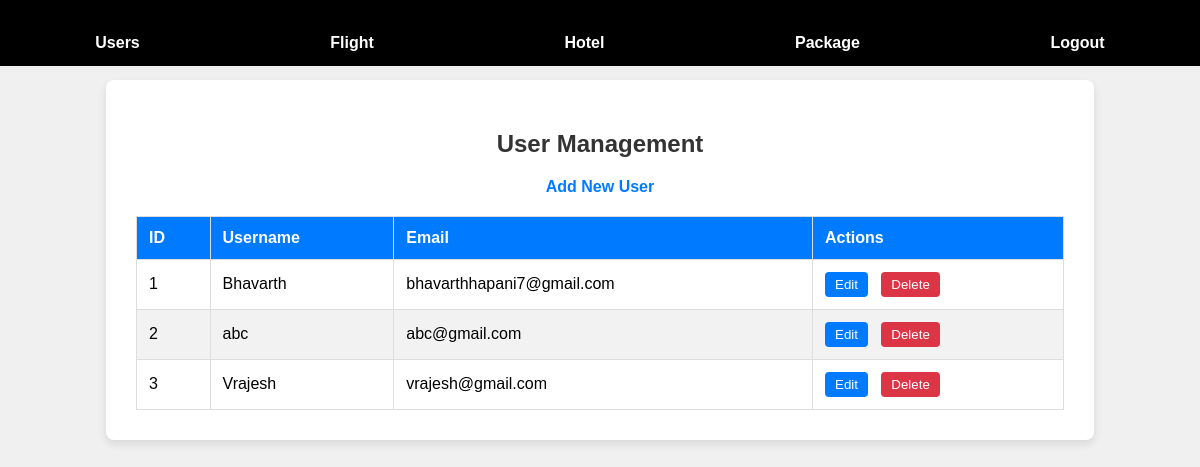
The page /admin_user (signed in) on the database its author committed.
### app/model.py (models this page shows, shortened)
class User_register(db.Model):
    id = db.Column(db.Integer, primary_key=True)
    username = db.Column(db.String(150), unique=True)
    email = db.Column(db.String(150), unique=True)
    password = db.Column(db.String(50))
    confirmpassword = db.Column(db.String(50))

### app/route.py (the view, shortened to what this page needs)
@app.route("/admin_user", methods=["GET", "POST"])
@login_required
def admin_users():
    if "admin_logged_in" in session:
        users = User_register.query.all()  # Get all users if logged in
        return render_template("admin_user.html", users=users)

### app/templates/admin_user.html (shortened to what this page needs)
{% extends 'base_admin.html' %}
{% block content %}
    <div class="form-container">
        <h2>User Management</h2>
        <a href="{{ url_for('admin_add_user') }}">Add New User</a>
        <table>
            <thead>
                <tr>
                    <th>ID</th>
                    <th>Username</th>
                    <th>Email</th>
                    <th>Actions</th>
                </tr>
            </thead>
            <tbody>
                {% for user in users %}
                <tr>
                    <td>{{ user.id }}</td>
                    <td>{{ user.username }}</td>
                    <td>{{ user.email }}</td>
                    <td>
                        <form action="{{ url_for('admin_edit_user', id=user.id) }}" method="GET" style="display:inline;">
                            <button type="submit" class="btn">Edit</button>
                        </form>&nbsp;
                        <form action="{{ url_for('admin_delete_user', id=user.id) }}" method="POST" onsubmit="return confirm('Are you sure?');" style="display:inline;">
                            <button type="submit" class="btn btn-danger">Delete</button>
                        </form>
                    </td>
                </tr>
                {% endfor %}
            </tbody>
        </table>
    </div>
{% endblock %}

### app/static/adminpanel_style.css (style rules this page uses)
body { font-family: Arial, sans-serif; margin: 0; padding: 0; background-color: #f0f0f0; padding-top: 60px; }
.form-container { background-color: white; padding: 30px; border-radius: 8px; box-shadow: 0 4px 8px rgba(0, 0, 0, 0.1); width: 80%; max-width: 1200px; }
h2 { text-align: center; color: #333; margin-bottom: 20px; }
a { display: block; text-align: center; margin-top: 20px; text-decoration: none; color: #007bff; font-weight: bold; transition: color 0.3s; }
table { width: 100%; border-collapse: collapse; margin-top: 20px; table-layout: auto; }
th, td { border: 1px solid #ddd; padding: 12px; text-align: left; }
th { background-color: #007bff; color: white; }
tr:nth-child(even) { background-color: #f2f2f2; }
.btn { background-color: #007bff; color: white; padding: 5px 10px; border: none; border-radius: 4px; cursor: pointer; }
.btn-danger { background-color: #dc3545; color: white; padding: 5px 10px; border: none; border-radius: 4px; cursor: pointer; }

### rows shown on the page
User_register: id "1", username "Bhavarth", email "bhavarthhapani7@gmail.com"
User_register: id "2", username "abc", email "abc@gmail.com"
User_register: id "3", username "Vrajesh", email "vrajesh@gmail.com"
